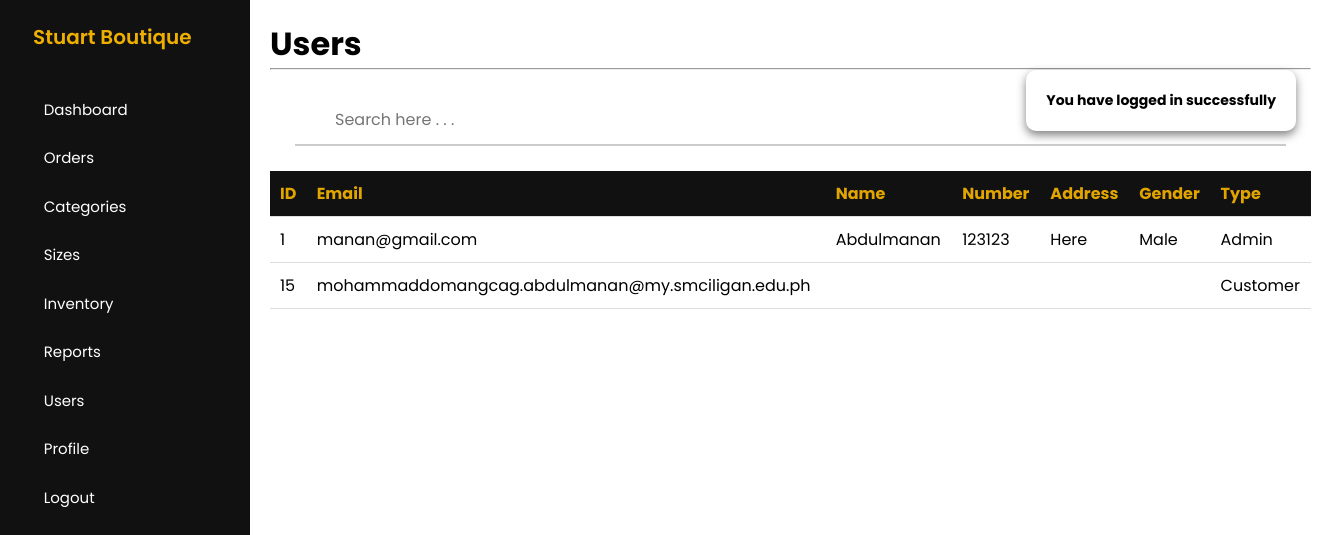
The app's page /admin/view-users.php (signed in) with its own data.
### tables this page shows
CREATE TABLE `users` (
  `userID` int(11) NOT NULL,
  `userFullname` varchar(255) DEFAULT NULL,
  `userNumber` int(255) DEFAULT NULL,
  `userAddress` varchar(255) DEFAULT NULL,
  `userGender` varchar(255) DEFAULT NULL,
  `userEmail` varchar(255) NOT NULL,
  `userPassword` varchar(255) NOT NULL,
  `userCode` int(255) DEFAULT NULL,
  `userType` tinyint(1) DEFAULT 0 COMMENT '0=customer, 1=admin'
);

### config/DatabaseConnection.php (called while the page is built, shortened)
<?php
    class DatabaseConnection
    {
        public function __construct()
        {
            $this->conn = new mysqli(HOSTNAME,USERNAME,PASSWORD,DATABASE);
        }
    }
?>

### admin/controllers/UsersController.php (called while the page is built, shortened)
<?php
    class UsersController
    {
        private $conn;
        public function __construct()
        {
            $db = new DatabaseConnection;
            $this->conn = $db->conn;
        }
        public function rows($row)
        {
            return $data = [
                'id' => $row['userID'],
                'fullname' => $row['userFullname'],
                'number' => $row['userNumber'],
                'address' => $row['userAddress'],
                'gender' => $row['userGender'],
                'email' => $row['userEmail'],
                'type' => $row['userType']
            ];
        }
        public function get()
        {
            $getDataQuery = "
                SELECT *
                FROM users
                ORDER BY userType=0
            ";
            $result = $this->conn->query($getDataQuery);
            if($result->num_rows > 0){
                return $result;
            }else{
                return false;
            }
        }
    }
?>

### admin/view-users.php (the view, shortened to what this page needs)
<?php
    include_once 'controllers/UsersController.php';
    $users = new UsersController;
    include 'includes/header.php';
    include 'includes/sidebar.php';
?>
<main>
    <h1>Users</h1>
    <hr>
    <div class="search-container">
        <input type="text" id="myInput" onkeyup="filterTable()" placeholder="Search here . . ." title="Type in a name">
    </div>
        <div class="table-container">
            <div class="scroll-table">
                <table class="child-table" id="inventoryTable">
                    <thead>
                        <tr>
                            <th>ID</th>
                            <th>Email</th>
                            <th>Name</th>
                            <th>Number</th>
                            <th>Address</th>
                            <th>Gender</th>
                            <th>Type</th>
                        </tr>
                    </thead>
                    <tbody>
                        <?php
                            $resultGet = $users->get();
                            if(!$resultGet){
                                showMessage('No Inventory Record Found');
                            }else{
                                foreach($resultGet as $inventoryRows) :
                                    $data = $users->rows($inventoryRows);
                        ?>
                        <tr>
                            <td>
                                <?= $data['id'] ?>
                            </td>
                            <td>
                                <?= $data['email'] ?>
                            </td>
                            <td>
                                <?= $data['fullname'] ?>
                            </td>
                            <td>
                                <?= $data['number'] ?>
                            </td>
                            <td>
                                <?= $data['address'] ?>
                            </td>
                            <td>
                                <?= $data['gender'] ?>
                            </td>
                            <td>
                                <?php
                                    if($data['type'] == 0){
                                        $type = 'Customer';
                                    }else{
                                        $type = 'Admin';
                                    }
                                ?>
                                <?= $type ?>
                            </td>
                        </tr>
                        <?php
                                endforeach;
                            }
                        ?>
                    </tbody>
                </table>
            </div>
        </div>
</main>
<?php include 'includes/footer.php'; ?>

### admin/css/sidebar4.css (style rules this page uses)
.search-container { padding: 25px 25px; align-items: center; display: flex; flex-direction: row; }
#myInput { width: 100%; font-size: 16px; padding: 12px 20px 12px 40px; border: none; outline: none; border-bottom: 2px solid #ccc; }

### admin/css/table4.css (style rules this page uses)
.table-container { flex: 2; }
.scroll-table { height: 480px; overflow-y: auto; }
.child-table { border-collapse: collapse; width: 100%; }
.child-table th { position: sticky; top: 0; }
.child-table th, .child-table td { border-bottom: 1px solid #ddd; padding: 10px; text-align: left; }
.child-table th { background-color: #111; color: #E2A500; }

### records on screen
users: id "1", userEmail "manan@gmail.com", userFullname "Abdulmanan", userNumber "123123", userAddress "Here", userGender "Male", type "Admin"
users: userID "15", userEmail "mohammaddomangcag.abdulmanan@my.smciligan.edu.ph", userType "Customer"
